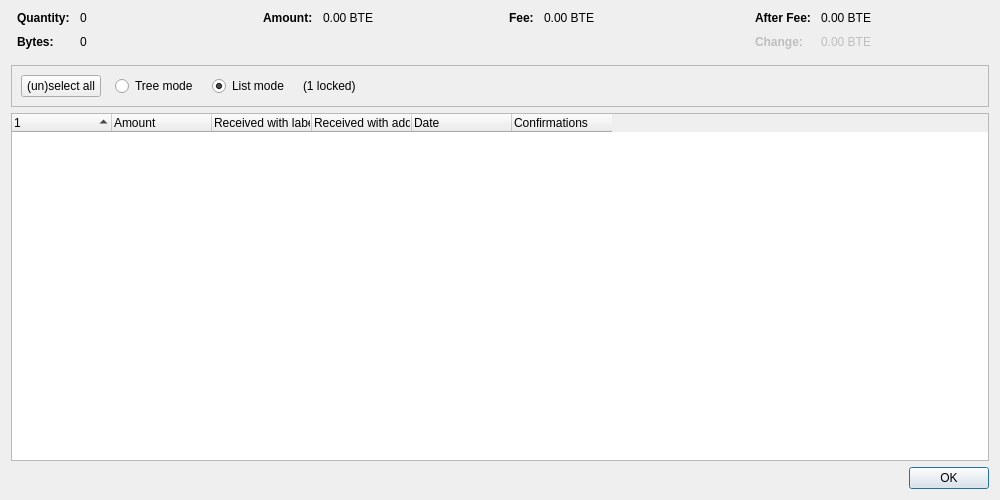
<?xml version="1.0" encoding="UTF-8"?>
<ui version="4.0">
 <class>CoinControlDialog</class>
 <widget class="QDialog" name="CoinControlDialog">
  <property name="geometry">
   <rect>
    <x>0</x>
    <y>0</y>
    <width>1000</width>
    <height>500</height>
   </rect>
  </property>
  <property name="windowTitle">
   <string>Coin Selection</string>
  </property>
  <layout class="QVBoxLayout" name="verticalLayout">
   <item>
    <layout class="QHBoxLayout" name="horizontalLayoutTop" stretch="0,0,0,0">
     <property name="topMargin">
      <number>0</number>
     </property>
     <property name="bottomMargin">
      <number>10</number>
     </property>
     <item>
      <layout class="QFormLayout" name="formLayoutCoinControl1">
       <property name="labelAlignment">
        <set>Qt::AlignLeft|Qt::AlignVCenter</set>
       </property>
       <property name="horizontalSpacing">
        <number>10</number>
       </property>
       <property name="verticalSpacing">
        <number>10</number>
       </property>
       <property name="leftMargin">
        <number>6</number>
       </property>
       <property name="rightMargin">
        <number>6</number>
       </property>
       <item row="0" column="0">
        <widget class="QLabel" name="labelCoinControlQuantityText">
         <property name="font">
          <font>
           <weight>75</weight>
           <bold>true</bold>
          </font>
         </property>
         <property name="text">
          <string>Quantity:</string>
         </property>
        </widget>
       </item>
       <item row="0" column="1">
        <widget class="QLabel" name="labelCoinControlQuantity">
         <property name="cursor">
          <cursorShape>IBeamCursor</cursorShape>
         </property>
         <property name="contextMenuPolicy">
          <enum>Qt::ActionsContextMenu</enum>
         </property>
         <property name="text">
          <string notr="true">0</string>
         </property>
         <property name="textInteractionFlags">
          <set>Qt::LinksAccessibleByMouse|Qt::TextSelectableByKeyboard|Qt::TextSelectableByMouse</set>
         </property>
        </widget>
       </item>
       <item row="1" column="0">
        <widget class="QLabel" name="labelCoinControlBytesText">
         <property name="font">
          <font>
           <weight>75</weight>
           <bold>true</bold>
          </font>
         </property>
         <property name="text">
          <string>Bytes:</string>
         </property>
        </widget>
       </item>
       <item row="1" column="1">
        <widget class="QLabel" name="labelCoinControlBytes">
         <property name="cursor">
          <cursorShape>IBeamCursor</cursorShape>
         </property>
         <property name="contextMenuPolicy">
          <enum>Qt::ActionsContextMenu</enum>
         </property>
         <property name="text">
          <string notr="true">0</string>
         </property>
         <property name="textInteractionFlags">
          <set>Qt::LinksAccessibleByMouse|Qt::TextSelectableByKeyboard|Qt::TextSelectableByMouse</set>
         </property>
        </widget>
       </item>
      </layout>
     </item>
     <item>
      <layout class="QFormLayout" name="formLayoutCoinControl2">
       <property name="horizontalSpacing">
        <number>10</number>
       </property>
       <property name="verticalSpacing">
        <number>10</number>
       </property>
       <property name="leftMargin">
        <number>6</number>
       </property>
       <property name="rightMargin">
        <number>6</number>
       </property>
       <item row="0" column="0">
        <widget class="QLabel" name="labelCoinControlAmountText">
         <property name="font">
          <font>
           <weight>75</weight>
           <bold>true</bold>
          </font>
         </property>
         <property name="text">
          <string>Amount:</string>
         </property>
        </widget>
       </item>
       <item row="0" column="1">
        <widget class="QLabel" name="labelCoinControlAmount">
         <property name="cursor">
          <cursorShape>IBeamCursor</cursorShape>
         </property>
         <property name="contextMenuPolicy">
          <enum>Qt::ActionsContextMenu</enum>
         </property>
         <property name="text">
          <string notr="true">0.00 BTE</string>
         </property>
         <property name="textInteractionFlags">
          <set>Qt::LinksAccessibleByMouse|Qt::TextSelectableByKeyboard|Qt::TextSelectableByMouse</set>
         </property>
        </widget>
       </item>
      </layout>
     </item>
     <item>
      <layout class="QFormLayout" name="formLayoutCoinControl3">
       <property name="horizontalSpacing">
        <number>10</number>
       </property>
       <property name="verticalSpacing">
        <number>10</number>
       </property>
       <property name="leftMargin">
        <number>6</number>
       </property>
       <property name="rightMargin">
        <number>6</number>
       </property>
       <item row="0" column="0">
        <widget class="QLabel" name="labelCoinControlFeeText">
         <property name="font">
          <font>
           <weight>75</weight>
           <bold>true</bold>
          </font>
         </property>
         <property name="text">
          <string>Fee:</string>
         </property>
        </widget>
       </item>
       <item row="0" column="1">
        <widget class="QLabel" name="labelCoinControlFee">
         <property name="cursor">
          <cursorShape>IBeamCursor</cursorShape>
         </property>
         <property name="contextMenuPolicy">
          <enum>Qt::ActionsContextMenu</enum>
         </property>
         <property name="text">
          <string notr="true">0.00 BTE</string>
         </property>
         <property name="textInteractionFlags">
          <set>Qt::LinksAccessibleByMouse|Qt::TextSelectableByKeyboard|Qt::TextSelectableByMouse</set>
         </property>
        </widget>
       </item>
      </layout>
     </item>
     <item>
      <layout class="QFormLayout" name="formLayoutCoinControl4">
       <property name="labelAlignment">
        <set>Qt::AlignLeft|Qt::AlignVCenter</set>
       </property>
       <property name="horizontalSpacing">
        <number>10</number>
       </property>
       <property name="verticalSpacing">
        <number>10</number>
       </property>
       <property name="leftMargin">
        <number>6</number>
       </property>
       <property name="rightMargin">
        <number>6</number>
       </property>
       <item row="0" column="0">
        <widget class="QLabel" name="labelCoinControlAfterFeeText">
         <property name="font">
          <font>
           <weight>75</weight>
           <bold>true</bold>
          </font>
         </property>
         <property name="text">
          <string>After Fee:</string>
         </property>
        </widget>
       </item>
       <item row="0" column="1">
        <widget class="QLabel" name="labelCoinControlAfterFee">
         <property name="cursor">
          <cursorShape>IBeamCursor</cursorShape>
         </property>
         <property name="contextMenuPolicy">
          <enum>Qt::ActionsContextMenu</enum>
         </property>
         <property name="text">
          <string notr="true">0.00 BTE</string>
         </property>
         <property name="textInteractionFlags">
          <set>Qt::LinksAccessibleByMouse|Qt::TextSelectableByKeyboard|Qt::TextSelectableByMouse</set>
         </property>
        </widget>
       </item>
       <item row="1" column="0">
        <widget class="QLabel" name="labelCoinControlChangeText">
         <property name="enabled">
          <bool>false</bool>
         </property>
         <property name="font">
          <font>
           <weight>75</weight>
           <bold>true</bold>
          </font>
         </property>
         <property name="text">
          <string>Change:</string>
         </property>
        </widget>
       </item>
       <item row="1" column="1">
        <widget class="QLabel" name="labelCoinControlChange">
         <property name="enabled">
          <bool>false</bool>
         </property>
         <property name="cursor">
          <cursorShape>IBeamCursor</cursorShape>
         </property>
         <property name="contextMenuPolicy">
          <enum>Qt::ActionsContextMenu</enum>
         </property>
         <property name="text">
          <string notr="true">0.00 BTE</string>
         </property>
         <property name="textInteractionFlags">
          <set>Qt::LinksAccessibleByMouse|Qt::TextSelectableByKeyboard|Qt::TextSelectableByMouse</set>
         </property>
        </widget>
       </item>
      </layout>
     </item>
    </layout>
   </item>
   <item>
    <widget class="QFrame" name="frame">
     <property name="minimumSize">
      <size>
       <width>0</width>
       <height>40</height>
      </size>
     </property>
     <property name="frameShape">
      <enum>QFrame::StyledPanel</enum>
     </property>
     <property name="frameShadow">
      <enum>QFrame::Sunken</enum>
     </property>
     <layout class="QHBoxLayout" name="horizontalLayout">
      <item>
       <layout class="QHBoxLayout" name="horizontalLayoutPanel" stretch="0,0,0,0,0">
        <property name="spacing">
         <number>14</number>
        </property>
        <item>
         <widget class="QPushButton" name="pushButtonSelectAll">
          <property name="sizePolicy">
           <sizepolicy hsizetype="Maximum" vsizetype="Fixed">
            <horstretch>0</horstretch>
            <verstretch>0</verstretch>
           </sizepolicy>
          </property>
          <property name="text">
           <string>(un)select all</string>
          </property>
          <property name="autoDefault">
           <bool>false</bool>
          </property>
         </widget>
        </item>
        <item>
         <widget class="QRadioButton" name="radioTreeMode">
          <property name="sizePolicy">
           <sizepolicy hsizetype="Maximum" vsizetype="Fixed">
            <horstretch>0</horstretch>
            <verstretch>0</verstretch>
           </sizepolicy>
          </property>
          <property name="text">
           <string>Tree mode</string>
          </property>
         </widget>
        </item>
        <item>
         <widget class="QRadioButton" name="radioListMode">
          <property name="sizePolicy">
           <sizepolicy hsizetype="Maximum" vsizetype="Fixed">
            <horstretch>0</horstretch>
            <verstretch>0</verstretch>
           </sizepolicy>
          </property>
          <property name="text">
           <string>List mode</string>
          </property>
          <property name="checked">
           <bool>true</bool>
          </property>
         </widget>
        </item>
        <item>
         <widget class="QLabel" name="labelLocked">
          <property name="text">
           <string notr="true">(1 locked)</string>
          </property>
         </widget>
        </item>
        <item>
         <spacer name="horizontalSpacer">
          <property name="orientation">
           <enum>Qt::Horizontal</enum>
          </property>
          <property name="sizeHint" stdset="0">
           <size>
            <width>40</width>
            <height>20</height>
           </size>
          </property>
         </spacer>
        </item>
       </layout>
      </item>
     </layout>
    </widget>
   </item>
   <item>
    <widget class="CoinControlTreeWidget" name="treeWidget">
     <property name="contextMenuPolicy">
      <enum>Qt::CustomContextMenu</enum>
     </property>
     <property name="sortingEnabled">
      <bool>false</bool>
     </property>
     <property name="columnCount">
      <number>6</number>
     </property>
     <attribute name="headerShowSortIndicator" stdset="0">
      <bool>true</bool>
     </attribute>
     <attribute name="headerStretchLastSection">
      <bool>false</bool>
     </attribute>
     <column>
      <property name="text">
       <string/>
      </property>
     </column>
     <column>
      <property name="text">
       <string>Amount</string>
      </property>
     </column>
     <column>
      <property name="text">
       <string>Received with label</string>
      </property>
     </column>
     <column>
      <property name="text">
       <string>Received with address</string>
      </property>
     </column>
     <column>
      <property name="text">
       <string>Date</string>
      </property>
     </column>
     <column>
      <property name="text">
       <string>Confirmations</string>
      </property>
      <property name="toolTip">
       <string>Confirmed</string>
      </property>
     </column>
     <column>
      <property name="text">
       <string/>
      </property>
     </column>
     <column>
      <property name="text">
       <string/>
      </property>
     </column>
     <column>
      <property name="text">
       <string/>
      </property>
     </column>
     <column>
      <property name="text">
       <string/>
      </property>
     </column>
    </widget>
   </item>
   <item>
    <widget class="QDialogButtonBox" name="buttonBox">
     <property name="orientation">
      <enum>Qt::Horizontal</enum>
     </property>
     <property name="standardButtons">
      <set>QDialogButtonBox::Ok</set>
     </property>
    </widget>
   </item>
  </layout>
 </widget>
 <customwidgets>
  <customwidget>
   <class>CoinControlTreeWidget</class>
   <extends>QTreeWidget</extends>
   <header>qt/coincontroltreewidget.h</header>
  </customwidget>
 </customwidgets>
 <resources/>
 <connections/>
</ui>
